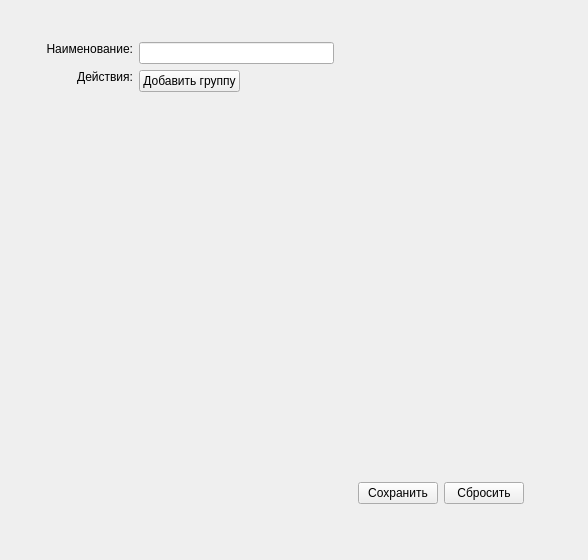
<?xml version="1.0" encoding="UTF-8"?>
<ui version="4.0">
 <class>BalansAddSets</class>
 <widget class="QWidget" name="BalansAddSets">
  <property name="geometry">
   <rect>
    <x>0</x>
    <y>0</y>
    <width>588</width>
    <height>560</height>
   </rect>
  </property>
  <property name="windowTitle">
   <string>Form</string>
  </property>
  <widget class="QWidget" name="horizontalLayoutWidget">
   <property name="geometry">
    <rect>
     <x>30</x>
     <y>30</y>
     <width>511</width>
     <height>491</height>
    </rect>
   </property>
   <layout class="QHBoxLayout" name="mainLayout">
    <property name="leftMargin">
     <number>10</number>
    </property>
    <property name="topMargin">
     <number>6</number>
    </property>
    <property name="rightMargin">
     <number>6</number>
    </property>
    <property name="bottomMargin">
     <number>6</number>
    </property>
    <item>
     <layout class="QGridLayout" name="gridLayout">
      <property name="margin">
       <number>6</number>
      </property>
      <item row="0" column="0">
       <widget class="QLabel" name="label">
        <property name="text">
         <string>Наименование:</string>
        </property>
        <property name="alignment">
         <set>Qt::AlignRight|Qt::AlignTop|Qt::AlignTrailing</set>
        </property>
       </widget>
      </item>
      <item row="4" column="1">
       <layout class="QHBoxLayout" name="horizontalLayout_2">
        <property name="margin">
         <number>5</number>
        </property>
        <item>
         <spacer name="horizontalSpacer">
          <property name="orientation">
           <enum>Qt::Horizontal</enum>
          </property>
          <property name="sizeHint" stdset="0">
           <size>
            <width>40</width>
            <height>20</height>
           </size>
          </property>
         </spacer>
        </item>
        <item>
         <widget class="QPushButton" name="cmdSave">
          <property name="text">
           <string>Сохранить</string>
          </property>
         </widget>
        </item>
        <item>
         <widget class="QPushButton" name="cmdDrop">
          <property name="text">
           <string>Сбросить</string>
          </property>
         </widget>
        </item>
       </layout>
      </item>
      <item row="1" column="0">
       <widget class="QLabel" name="label_2">
        <property name="text">
         <string>Действия:</string>
        </property>
        <property name="alignment">
         <set>Qt::AlignRight|Qt::AlignTop|Qt::AlignTrailing</set>
        </property>
       </widget>
      </item>
      <item row="0" column="1">
       <layout class="QHBoxLayout" name="horizontalLayout_3">
        <item>
         <widget class="QLineEdit" name="txtName"/>
        </item>
        <item>
         <spacer name="horizontalSpacer_2">
          <property name="orientation">
           <enum>Qt::Horizontal</enum>
          </property>
          <property name="sizeHint" stdset="0">
           <size>
            <width>40</width>
            <height>20</height>
           </size>
          </property>
         </spacer>
        </item>
       </layout>
      </item>
      <item row="1" column="1">
       <layout class="QHBoxLayout" name="horizontalLayout_4">
        <item>
         <layout class="QVBoxLayout" name="verticalLayout">
          <property name="rightMargin">
           <number>6</number>
          </property>
          <item>
           <widget class="QPushButton" name="cmdAddFactory">
            <property name="text">
             <string>Добавить группу</string>
            </property>
           </widget>
          </item>
         </layout>
        </item>
        <item>
         <spacer name="horizontalSpacer_3">
          <property name="orientation">
           <enum>Qt::Horizontal</enum>
          </property>
          <property name="sizeHint" stdset="0">
           <size>
            <width>40</width>
            <height>20</height>
           </size>
          </property>
         </spacer>
        </item>
       </layout>
      </item>
      <item row="2" column="1">
       <spacer name="verticalSpacer">
        <property name="orientation">
         <enum>Qt::Vertical</enum>
        </property>
        <property name="sizeHint" stdset="0">
         <size>
          <width>20</width>
          <height>40</height>
         </size>
        </property>
       </spacer>
      </item>
     </layout>
    </item>
   </layout>
  </widget>
 </widget>
 <resources/>
 <connections>
  <connection>
   <sender>cmdAddFactory</sender>
   <signal>clicked()</signal>
   <receiver>BalansAddSets</receiver>
   <slot>appendChild()</slot>
   <hints>
    <hint type="sourcelabel">
     <x>209</x>
     <y>80</y>
    </hint>
    <hint type="destinationlabel">
     <x>192</x>
     <y>778</y>
    </hint>
   </hints>
  </connection>
  <connection>
   <sender>cmdSave</sender>
   <signal>clicked()</signal>
   <receiver>BalansAddSets</receiver>
   <slot>saveChanges()</slot>
   <hints>
    <hint type="sourcelabel">
     <x>413</x>
     <y>497</y>
    </hint>
    <hint type="destinationlabel">
     <x>422</x>
     <y>773</y>
    </hint>
   </hints>
  </connection>
  <connection>
   <sender>cmdDrop</sender>
   <signal>clicked()</signal>
   <receiver>BalansAddSets</receiver>
   <slot>dropChanges()</slot>
   <hints>
    <hint type="sourcelabel">
     <x>491</x>
     <y>488</y>
    </hint>
    <hint type="destinationlabel">
     <x>287</x>
     <y>815</y>
    </hint>
   </hints>
  </connection>
 </connections>
 <slots>
  <slot>appendChild()</slot>
  <slot>saveChanges()</slot>
  <slot>dropChanges()</slot>
 </slots>
</ui>
